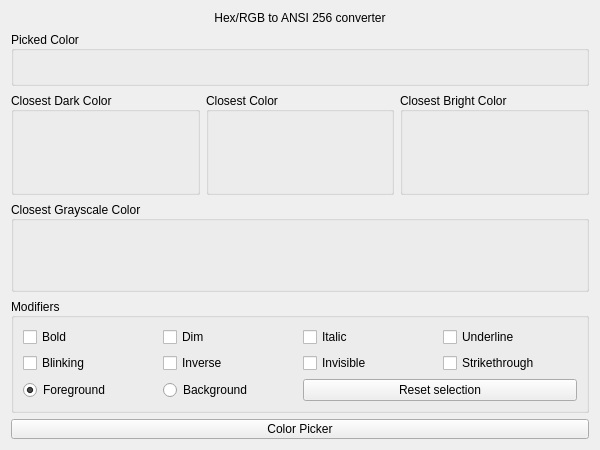
<?xml version="1.0" encoding="UTF-8"?>
<ui version="4.0">
 <class>Form</class>
 <widget class="QWidget" name="Form">
  <property name="geometry">
   <rect>
    <x>0</x>
    <y>0</y>
    <width>600</width>
    <height>450</height>
   </rect>
  </property>
  <property name="windowTitle">
   <string>Hex to ANSI 256</string>
  </property>
  <layout class="QVBoxLayout" name="verticalLayout">
   <item>
    <widget class="QLabel" name="title">
     <property name="sizePolicy">
      <sizepolicy hsizetype="Preferred" vsizetype="Maximum">
       <horstretch>0</horstretch>
       <verstretch>0</verstretch>
      </sizepolicy>
     </property>
     <property name="text">
      <string>Hex/RGB to ANSI 256 converter</string>
     </property>
     <property name="alignment">
      <set>Qt::AlignCenter</set>
     </property>
    </widget>
   </item>
   <item>
    <layout class="QGridLayout" name="gridLayout">
     <item row="1" column="2" colspan="2">
      <widget class="QGroupBox" name="out_color">
       <property name="sizePolicy">
        <sizepolicy hsizetype="Preferred" vsizetype="Minimum">
         <horstretch>0</horstretch>
         <verstretch>0</verstretch>
        </sizepolicy>
       </property>
       <property name="title">
        <string>Closest Color</string>
       </property>
       <property name="alignment">
        <set>Qt::AlignLeading|Qt::AlignLeft|Qt::AlignVCenter</set>
       </property>
       <layout class="QGridLayout" name="gridLayout_3">
        <item row="0" column="0">
         <widget class="QLabel" name="out_color_preview">
          <property name="sizePolicy">
           <sizepolicy hsizetype="Preferred" vsizetype="Minimum">
            <horstretch>0</horstretch>
            <verstretch>0</verstretch>
           </sizepolicy>
          </property>
          <property name="minimumSize">
           <size>
            <width>0</width>
            <height>50</height>
           </size>
          </property>
          <property name="text">
           <string/>
          </property>
          <property name="alignment">
           <set>Qt::AlignCenter</set>
          </property>
          <property name="textInteractionFlags">
           <set>Qt::LinksAccessibleByMouse|Qt::TextSelectableByMouse</set>
          </property>
         </widget>
        </item>
       </layout>
      </widget>
     </item>
     <item row="1" column="0" colspan="2">
      <widget class="QGroupBox" name="out_color_floor">
       <property name="sizePolicy">
        <sizepolicy hsizetype="Preferred" vsizetype="Minimum">
         <horstretch>0</horstretch>
         <verstretch>0</verstretch>
        </sizepolicy>
       </property>
       <property name="title">
        <string>Closest Dark Color</string>
       </property>
       <property name="alignment">
        <set>Qt::AlignLeading|Qt::AlignLeft|Qt::AlignVCenter</set>
       </property>
       <layout class="QGridLayout" name="gridLayout_2">
        <item row="0" column="0">
         <widget class="QLabel" name="out_color_preview_floor">
          <property name="sizePolicy">
           <sizepolicy hsizetype="Preferred" vsizetype="Minimum">
            <horstretch>0</horstretch>
            <verstretch>0</verstretch>
           </sizepolicy>
          </property>
          <property name="minimumSize">
           <size>
            <width>0</width>
            <height>50</height>
           </size>
          </property>
          <property name="text">
           <string/>
          </property>
          <property name="alignment">
           <set>Qt::AlignCenter</set>
          </property>
          <property name="textInteractionFlags">
           <set>Qt::LinksAccessibleByMouse|Qt::TextSelectableByMouse</set>
          </property>
         </widget>
        </item>
       </layout>
      </widget>
     </item>
     <item row="5" column="0" colspan="6">
      <widget class="QPushButton" name="color_picker_button">
       <property name="maximumSize">
        <size>
         <width>16777215</width>
         <height>20</height>
        </size>
       </property>
       <property name="text">
        <string>Color Picker</string>
       </property>
      </widget>
     </item>
     <item row="2" column="0" colspan="6">
      <widget class="QGroupBox" name="out_gray">
       <property name="sizePolicy">
        <sizepolicy hsizetype="Preferred" vsizetype="Maximum">
         <horstretch>0</horstretch>
         <verstretch>0</verstretch>
        </sizepolicy>
       </property>
       <property name="title">
        <string>Closest Grayscale Color</string>
       </property>
       <property name="alignment">
        <set>Qt::AlignLeading|Qt::AlignLeft|Qt::AlignVCenter</set>
       </property>
       <layout class="QGridLayout" name="gridLayout_5">
        <item row="0" column="0">
         <widget class="QLabel" name="out_gray_preview">
          <property name="sizePolicy">
           <sizepolicy hsizetype="Preferred" vsizetype="Maximum">
            <horstretch>0</horstretch>
            <verstretch>0</verstretch>
           </sizepolicy>
          </property>
          <property name="minimumSize">
           <size>
            <width>0</width>
            <height>50</height>
           </size>
          </property>
          <property name="text">
           <string/>
          </property>
          <property name="alignment">
           <set>Qt::AlignCenter</set>
          </property>
          <property name="textInteractionFlags">
           <set>Qt::LinksAccessibleByMouse|Qt::TextSelectableByMouse</set>
          </property>
         </widget>
        </item>
       </layout>
      </widget>
     </item>
     <item row="1" column="4" colspan="2">
      <widget class="QGroupBox" name="out_color_ceil">
       <property name="sizePolicy">
        <sizepolicy hsizetype="Preferred" vsizetype="Minimum">
         <horstretch>0</horstretch>
         <verstretch>0</verstretch>
        </sizepolicy>
       </property>
       <property name="title">
        <string>Closest Bright Color</string>
       </property>
       <property name="alignment">
        <set>Qt::AlignLeading|Qt::AlignLeft|Qt::AlignVCenter</set>
       </property>
       <layout class="QGridLayout" name="gridLayout_4">
        <item row="0" column="0">
         <widget class="QLabel" name="out_color_preview_ceil">
          <property name="sizePolicy">
           <sizepolicy hsizetype="Preferred" vsizetype="Minimum">
            <horstretch>0</horstretch>
            <verstretch>0</verstretch>
           </sizepolicy>
          </property>
          <property name="minimumSize">
           <size>
            <width>0</width>
            <height>50</height>
           </size>
          </property>
          <property name="text">
           <string/>
          </property>
          <property name="alignment">
           <set>Qt::AlignCenter</set>
          </property>
          <property name="textInteractionFlags">
           <set>Qt::LinksAccessibleByMouse|Qt::TextSelectableByMouse</set>
          </property>
         </widget>
        </item>
       </layout>
      </widget>
     </item>
     <item row="4" column="0" colspan="6">
      <widget class="QGroupBox" name="modifiers">
       <property name="sizePolicy">
        <sizepolicy hsizetype="Minimum" vsizetype="Maximum">
         <horstretch>0</horstretch>
         <verstretch>0</verstretch>
        </sizepolicy>
       </property>
       <property name="title">
        <string>Modifiers</string>
       </property>
       <property name="alignment">
        <set>Qt::AlignLeading|Qt::AlignLeft|Qt::AlignVCenter</set>
       </property>
       <layout class="QGridLayout" name="gridLayout_7">
        <item row="3" column="1">
         <widget class="QRadioButton" name="is_background">
          <property name="layoutDirection">
           <enum>Qt::LeftToRight</enum>
          </property>
          <property name="text">
           <string>Background</string>
          </property>
          <property name="checked">
           <bool>false</bool>
          </property>
         </widget>
        </item>
        <item row="3" column="0">
         <widget class="QRadioButton" name="is_foreground">
          <property name="layoutDirection">
           <enum>Qt::LeftToRight</enum>
          </property>
          <property name="text">
           <string>Foreground</string>
          </property>
          <property name="checked">
           <bool>true</bool>
          </property>
         </widget>
        </item>
        <item row="2" column="2">
         <widget class="QCheckBox" name="is_invisible">
          <property name="text">
           <string>Invisible</string>
          </property>
         </widget>
        </item>
        <item row="2" column="3">
         <widget class="QCheckBox" name="is_strikethrough">
          <property name="text">
           <string>Strikethrough</string>
          </property>
         </widget>
        </item>
        <item row="2" column="1">
         <widget class="QCheckBox" name="is_inverse">
          <property name="text">
           <string>Inverse</string>
          </property>
         </widget>
        </item>
        <item row="1" column="3">
         <widget class="QCheckBox" name="is_underline">
          <property name="text">
           <string>Underline</string>
          </property>
         </widget>
        </item>
        <item row="2" column="0">
         <widget class="QCheckBox" name="is_blinking">
          <property name="text">
           <string>Blinking</string>
          </property>
         </widget>
        </item>
        <item row="1" column="0">
         <widget class="QCheckBox" name="is_bold">
          <property name="text">
           <string>Bold</string>
          </property>
         </widget>
        </item>
        <item row="1" column="1">
         <widget class="QCheckBox" name="is_dim">
          <property name="text">
           <string>Dim</string>
          </property>
         </widget>
        </item>
        <item row="1" column="2">
         <widget class="QCheckBox" name="is_italic">
          <property name="text">
           <string>Italic</string>
          </property>
         </widget>
        </item>
        <item row="3" column="2" colspan="2">
         <widget class="QPushButton" name="reset_modifiers">
          <property name="text">
           <string>Reset selection</string>
          </property>
         </widget>
        </item>
       </layout>
      </widget>
     </item>
     <item row="0" column="0" colspan="6">
      <widget class="QGroupBox" name="in">
       <property name="sizePolicy">
        <sizepolicy hsizetype="Preferred" vsizetype="Maximum">
         <horstretch>0</horstretch>
         <verstretch>0</verstretch>
        </sizepolicy>
       </property>
       <property name="title">
        <string>Picked Color</string>
       </property>
       <property name="alignment">
        <set>Qt::AlignLeading|Qt::AlignLeft|Qt::AlignVCenter</set>
       </property>
       <layout class="QGridLayout" name="gridLayout_6">
        <item row="0" column="0">
         <widget class="QLabel" name="in_preview">
          <property name="sizePolicy">
           <sizepolicy hsizetype="Preferred" vsizetype="Maximum">
            <horstretch>0</horstretch>
            <verstretch>0</verstretch>
           </sizepolicy>
          </property>
          <property name="maximumSize">
           <size>
            <width>16777215</width>
            <height>50</height>
           </size>
          </property>
          <property name="text">
           <string/>
          </property>
          <property name="alignment">
           <set>Qt::AlignCenter</set>
          </property>
          <property name="textInteractionFlags">
           <set>Qt::LinksAccessibleByMouse|Qt::TextSelectableByMouse</set>
          </property>
         </widget>
        </item>
       </layout>
      </widget>
     </item>
    </layout>
   </item>
  </layout>
 </widget>
 <resources/>
 <connections/>
</ui>
